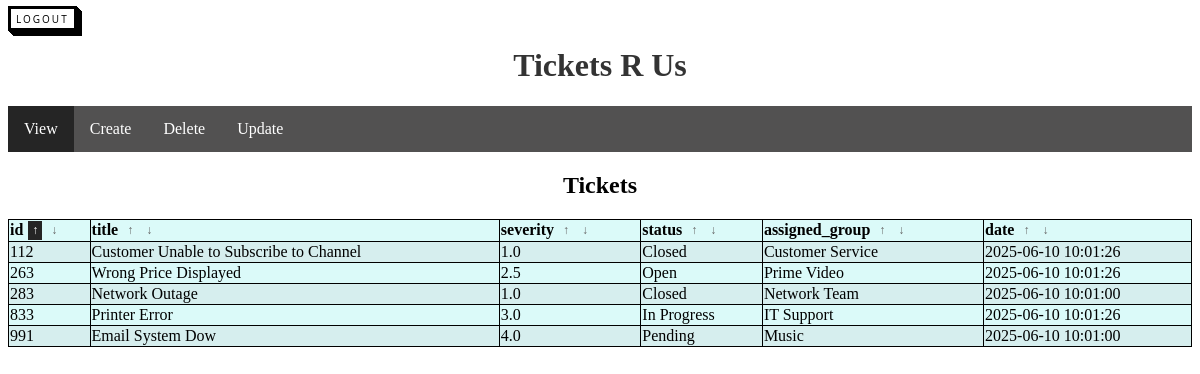
/tickets/main (signed in), run on the app's committed database.
### models.py (models this page shows)
class Tickets(db.Model):
    id = db.Column(db.Integer, primary_key=True, autoincrement=False)
    title = db.Column(db.String(256), nullable=False)
    severity = db.Column(db.Float, nullable=False)
    status = db.Column(db.String(50), nullable=False)
    assigned_group = db.Column(db.String(100), nullable=False)
    date = db.Column(db.DateTime(timezone=True))

### blueprints/tickets/routes.py (the view)
@tickets_blueprint.route('/main')
@login_required
def main():
    sort_by = request.args.get('sort', 'id')
    order = request.args.get('order', 'asc')
    if order == 'asc':
        tickets = Tickets.query.order_by(getattr(Tickets, sort_by).asc()).all()
    else:
        tickets = Tickets.query.order_by(getattr(Tickets, sort_by).desc()).all()
    columns = Tickets.__table__.columns.keys()
    return render_template('main.html',
                           tickets=tickets,
                           columns=columns,
                           selected_ticket=None,
                           active_tab='view',
                           sort_by=sort_by,
                           order=order)

### __init__.py (called while the page is built)
def create_app():
    app = Flask(__name__)
    app.config.from_object(Config)
    db.init_app(app)
    login_manager.login_view = 'auth.login'
    login_manager.login_message_category = 'failure'
    login_manager.init_app(app)
    from blueprints.auth.routes import auth_blueprint
    from blueprints.tickets.routes import tickets_blueprint
    from blueprints.main.routes import main_blueprint
    app.register_blueprint(auth_blueprint, url_prefix='/auth')
    app.register_blueprint(tickets_blueprint, url_prefix='/tickets')
    app.register_blueprint(main_blueprint)
    @login_manager.user_loader
    def load_user(id):
        return User.query.get(int(id))
    return app

### templates/main.html (shortened to what this page needs)
<!DOCTYPE html>
<html>
<head>
    <link rel="stylesheet" href="{{ url_for('static', filename='css/style.css') }}">
</head>
<body>
    <a href="{{ url_for('auth.logout') }}" class="button-back">Logout</a>
    <h1>Tickets R Us</h1>
    <ul>
        <li><a href="#view" onclick="setActive(this)" class="tab-link active" data-tab="view">View</a></li>
        <li><a href="#create" onclick="setActive(this)" class="tab-link" data-tab="create">Create</a></li>
        <li><a href="#delete" onclick="setActive(this)" class="tab-link" data-tab="delete">Delete</a></li>
        <li><a href="#update" onclick="setActive(this)" class="tab-link" data-tab="update">Update</a></li>
    </ul>
    <div id="view" class="tab">
        <h2>Tickets</h2>
        <table align="center" style="width:100%">
            <tr>
                {% for column in columns %}
                <th>
                    <div class="sort-header">
                        {{ column }}
                        <a href="{{ url_for('tickets.main', sort=column, order='asc') }}"
                            class="sort-link {% if sort_by==column and order=='asc' %}active{% endif %}">↑</a>
                        <a href="{{ url_for('tickets.main', sort=column, order='desc') }}"
                            class="sort-link {% if sort_by==column and order=='desc' %}active{% endif %}">↓</a>
                    </div>
                </th>
                {% endfor %}
            </tr>
            {% for ticket in tickets %}
            <tr>
                <td>{{ ticket.id }}</td>
                <td>{{ ticket.title }}</td>
                <td>{{ ticket.severity }}</td>
                <td>{{ ticket.status }}</td>
                <td>{{ ticket.assigned_group }}</td>
                <td>{{ ticket.date.strftime('%Y-%m-%d %H:%M:%S') }}</td>
            </tr>
            {% endfor %}
        </table>
    </div>
</body>
</html>

### static/css/style.css (style rules this page uses)
h1 { color: #333; text-align: center; }
h2 { text-align: center; }
.button-back { font-family: "Open Sans", sans-serif; font-size: 10px; letter-spacing: 2px; text-decoration: none; text-transform: uppercase; color: #000; cursor: pointer; border: 3px solid; padding: 0.25em 0.5em; box-shadow: 1px 1px 0px 0px, 2px 2px 0px 0px, 3px 3px 0px 0px, 4px 4px 0px 0px, 5px 5px 0px 0px; position: relative; user-select: none; -webkit-user-select: none; touch-action: manipulation; }
ul { list-style-type: none; margin: 0; padding: 0; overflow: hidden; background-color: #525151; }
li { float: left; }
li a { display: block; color: white; text-align: center; padding: 14px 16px; text-decoration: none; }
.active { background-color: #252525; }
tr:nth-child(even) { background-color: #d6eeee; }
tr:nth-child(odd) { background-color: #dbfaf9; }
table, th, td { border: 1px solid black; border-collapse: collapse; }
.sort-header { display: flex; align-items: center; gap: 5px; }
.sort-link { text-decoration: none; color: #666; font-size: 12px; padding: 2px 4px; }
.sort-link.active { font-weight: bold; color: #ffffff; }

### data on the page
Tickets: id "112", title "Customer Unable to Subscribe to Channel", severity "1.0", status "Closed", assigned_group "Customer Service", date "2025-06-10 10:01:26"
Tickets: id "263", title "Wrong Price Displayed", severity "2.5", status "Open", assigned_group "Prime Video", date "2025-06-10 10:01:26"
Tickets: id "283", title "Network Outage", severity "1.0", status "Closed", assigned_group "Network Team", date "2025-06-10 10:01:00"
Tickets: id "833", title "Printer Error", severity "3.0", status "In Progress", assigned_group "IT Support", date "2025-06-10 10:01:26"
Tickets: id "991", title "Email System Dow", severity "4.0", status "Pending", assigned_group "Music", date "2025-06-10 10:01:00"

### other printed values
{{ column }} "id" "title" "severity" "status" "assigned_group" "date"
